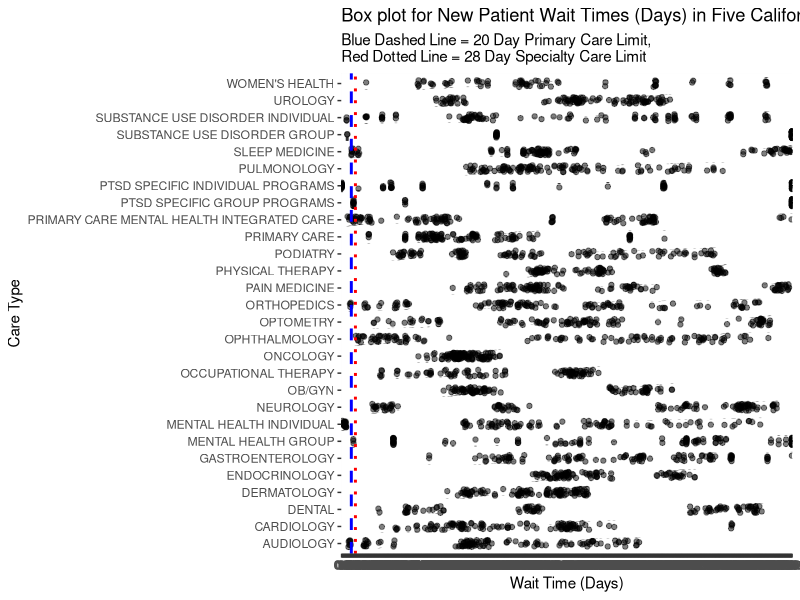
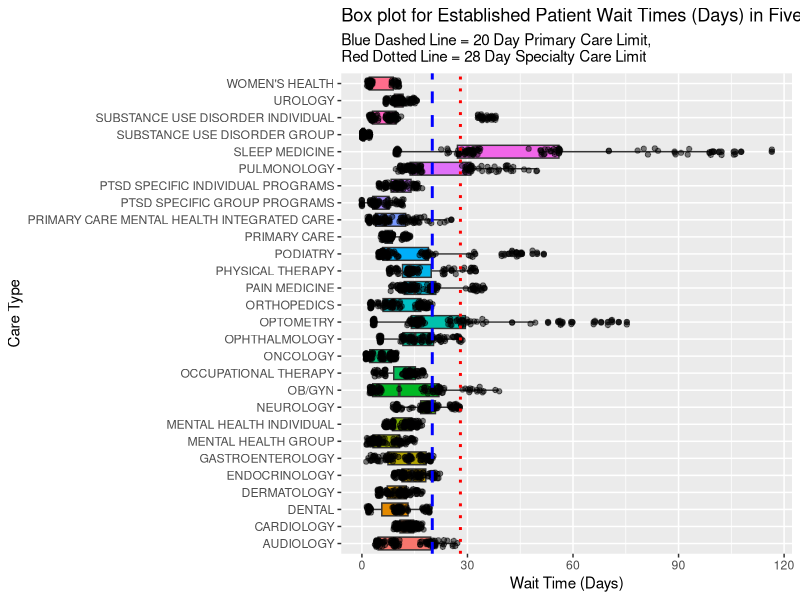
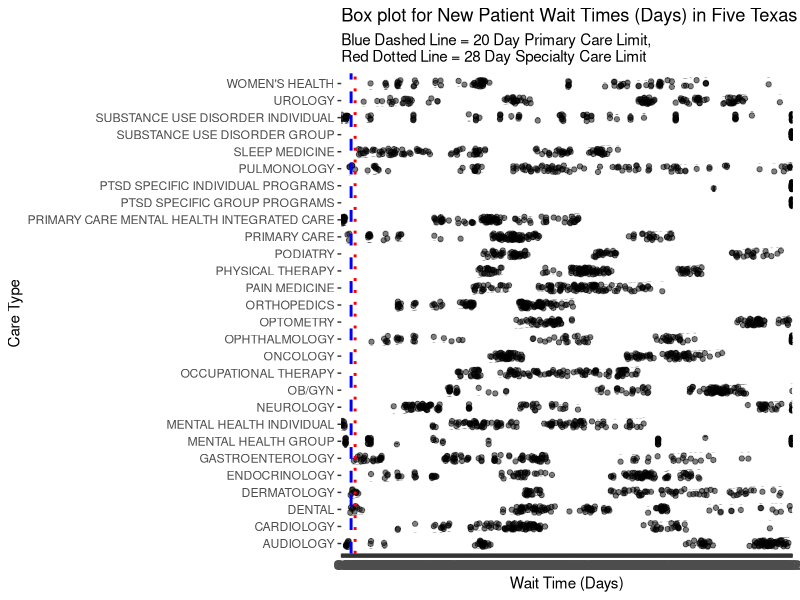
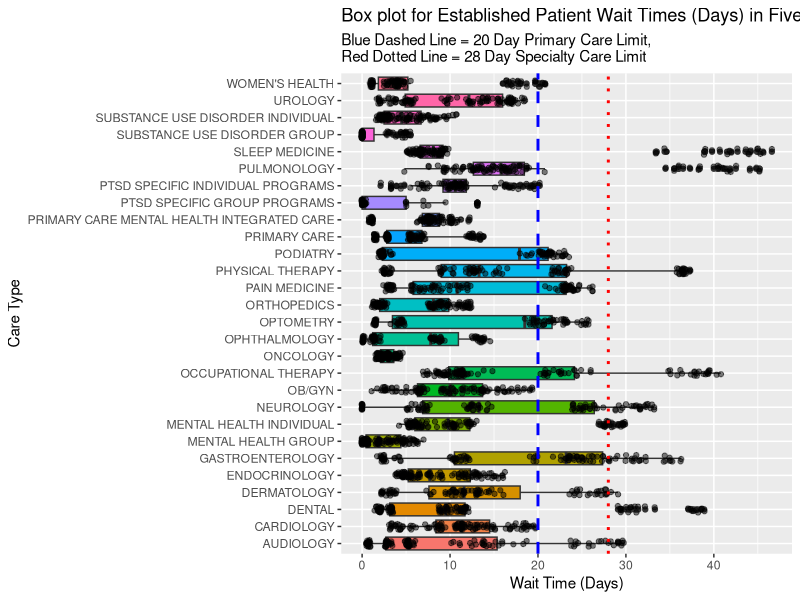
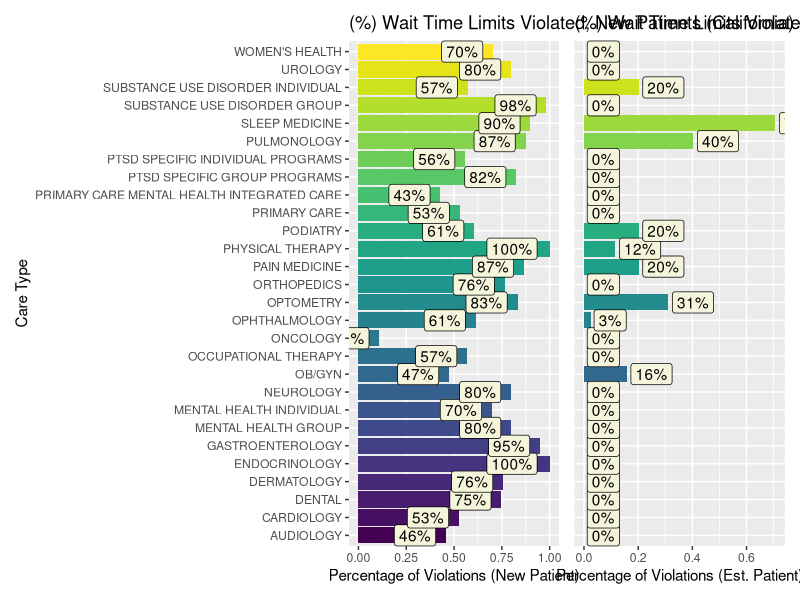
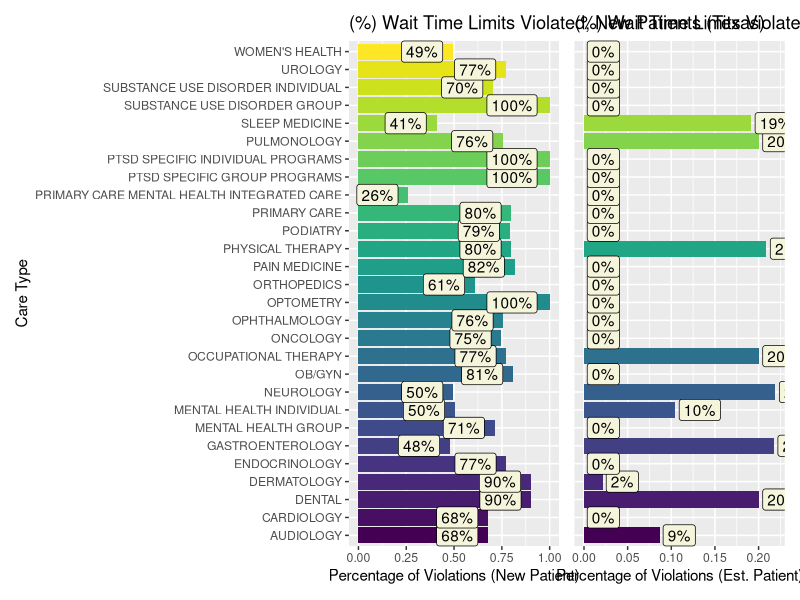

These charts were generated, in order, by the following R code: (Note: this script raises an error after producing the figures.)
### SYSEN 5300: Six Sigma Project Preliminary Results
### OC 7 - Six Sigma Warriors
# Brandy Kinnunen, Juan Rodriguez, Michael Fizdale

# This is a version 1 code to help me wrap my mind around the data and see
# where we might be able to go from here... So, if it seems all over the place,
# that's because it is. Just trying different things to see what makes the most
# sense and see what is possible.

library(ggplot2)
library(readr)
library(tidyverse)
#install.packages("patchwork")
#install.packages("gtable")
library(patchwork)
library(viridis)
library(glue)

## Read the datasets
ca_data = read_csv("01_ca_wait_time.csv")
tx_data = read_csv("03_tx_wait_time.csv")
pop_data = read_csv("05_vet_pop_5_counties_each_state.csv")

### NOTE: "NA" values do exist in the datasets. So, whenever we go to run statistics calcs,
# we'll need to include "na.rm = TRUE" to ensure those cell values are passed over. 
# DO NOT use "na.omit()"! This will remove any row that contains an NA value. So, using this
# would cause us to remove other valuable data.

## Create summary tables to get a rough overview of the mean, sd, min, max statistics
ca_summary <- ca_data %>% 
  group_by(type) %>% 
  select(type, wait_new, wait_established) %>%
  summarize(
    u_new = mean(wait_new, na.rm = TRUE),
    sd_new = sd(wait_new, na.rm = TRUE),
    max_new = max(wait_new, na.rm = TRUE),
    min_new = min(wait_new, na.rm = TRUE),
    
    u_est = mean(wait_established, na.rm = TRUE),
    sd_est = sd(wait_established, na.rm = TRUE),
    max_est = max(wait_established, na.rm = TRUE),
    min_est = min(wait_established, na.rm = TRUE)
  )

tx_summary <- tx_data %>% 
  group_by(type) %>% 
  select(type, wait_new, wait_established) %>%
  summarize(
    u_new = mean(wait_new, na.rm = TRUE),
    sd_new = sd(wait_new, na.rm = TRUE),
    max_new = max(wait_new, na.rm = TRUE),
    min_new = min(wait_new, na.rm = TRUE),
    
    u_est = mean(wait_established, na.rm = TRUE),
    sd_est = sd(wait_established, na.rm = TRUE),
    max_est = max(wait_established),
    min_est = min(wait_established, na.rm = TRUE)
  )

###### Box Plots to Visualize Data
## CA new patients
ca_box_new <- ggplot(data = ca_data, mapping = aes(x=type, y=wait_new, fill = type))+
  geom_boxplot() +  
  geom_jitter(width= 0.2, alpha = 0.5)+
  
  # Plot Primary Care 20 day limit
  geom_hline(yintercept = 20, linetype = "dashed", color = "blue", linewidth = 1)+
  # Plot Specialty Care 28 day limit
  geom_hline(yintercept = 28, linetype = "dotted", color = "red", linewidth = 1)+
  
  coord_flip() +
  theme(legend.position = "none") +
  labs(title = "Box plot for New Patient Wait Times (Days) in Five California VA Clinics",
       subtitle = "Blue Dashed Line = 20 Day Primary Care Limit,
Red Dotted Line = 28 Day Specialty Care Limit",
       y = "Wait Time (Days)",
       x = "Care Type"
       )
ca_box_new

## CA established patients
ca_box_est <- ggplot(data = ca_data, mapping = aes(x=type, y=wait_established, fill = type))+
  geom_boxplot() +  
  geom_jitter(width= 0.2, alpha = 0.5)+
  
  # Plot Primary Care 20 day limit
  geom_hline(yintercept = 20, linetype = "dashed", color = "blue", linewidth = 1)+
  # Plot Specialty Care 28 day limit
  geom_hline(yintercept = 28, linetype = "dotted", color = "red", linewidth = 1)+
  
  coord_flip() +
  theme(legend.position = "none") +
  labs(title = "Box plot for Established Patient Wait Times (Days) in Five California VA Clinics",
       subtitle = "Blue Dashed Line = 20 Day Primary Care Limit,
Red Dotted Line = 28 Day Specialty Care Limit",
       y = "Wait Time (Days)",
       x = "Care Type"
  )
ca_box_est

####

## TX new patients
tx_box_new <- ggplot(data = tx_data, mapping = aes(x=type, y=wait_new, fill = type))+
  geom_boxplot() +  
  geom_jitter(width= 0.2, alpha = 0.5)+
  
  # Plot Primary Care 20 day limit
  geom_hline(yintercept = 20, linetype = "dashed", color = "blue", linewidth = 1)+
  # Plot Specialty Care 28 day limit
  geom_hline(yintercept = 28, linetype = "dotted", color = "red", linewidth = 1)+
  
  coord_flip() +
  theme(legend.position = "none") +
  labs(title = "Box plot for New Patient Wait Times (Days) in Five Texas VA Clinics",
       subtitle = "Blue Dashed Line = 20 Day Primary Care Limit,
Red Dotted Line = 28 Day Specialty Care Limit",
       y = "Wait Time (Days)",
       x = "Care Type"
  )
tx_box_new

## TX established patients
tx_box_est <- ggplot(data = tx_data, mapping = aes(x=type, y=wait_established, fill = type))+
  geom_boxplot() +  
  geom_jitter(width= 0.2, alpha = 0.5)+
  
  # Plot Primary Care 20 day limit
  geom_hline(yintercept = 20, linetype = "dashed", color = "blue", linewidth = 1)+
  # Plot Specialty Care 28 day limit
  geom_hline(yintercept = 28, linetype = "dotted", color = "red", linewidth = 1)+
  
  coord_flip() +
  theme(legend.position = "none") +
  labs(title = "Box plot for Established Patient Wait Times (Days) in Five Texas VA Clinics",
       subtitle = "Blue Dashed Line = 20 Day Primary Care Limit,
Red Dotted Line = 28 Day Specialty Care Limit",
       y = "Wait Time (Days)",
       x = "Care Type"
  )
tx_box_est

###### How many times were the Wait Time limits violated for each care type?
###### Are there correlations between new and established patients? CA and TX?

pri_lim = 20   # days (primary care limit)
spec_lim = 28  # days (specialty care limit)

ca_lim_violations <- ca_data %>%
  select(type, wait_new, wait_established) %>%
  mutate(
    # Define limit based on type of care
    lim = case_when(type == "PRIMARY CARE" ~ pri_lim,
                    TRUE ~ spec_lim),
    violate_new = wait_new > lim,
    violate_est = wait_established > lim
  ) %>%
  group_by(type) %>%
  summarize(
    # Create column for limit in days
      lim = unique(lim)[1],
    # Create column for number total data points, number violations, and percentage for new patients
      n_new = sum(!is.na(wait_new)),
      n_violate_new = sum(violate_new, na.rm = TRUE),
      percent_violate_new = (n_violate_new/n_new),
    
    # Create column for number total data points, number violations, and percentage for established patients
      n_est = sum(!is.na(wait_established)),
      n_violate_est = sum(violate_est, na.rm = TRUE), 
      percent_violate_est = (n_violate_est / n_est),
      .groups = "drop"
  )

# Create bar plot to show the percentage of violations for new patients
ca_new_violate <- ggplot(data = ca_lim_violations, mapping = aes(x = type, y = percent_violate_new, fill = type)) +
  geom_col() +
  coord_flip()+
  theme(legend.position = "none")+
  scale_fill_viridis_d() +
  labs(title = "(%) Wait Time Limits Violated, New Patients (California)",
       x = "Care Type",
       y = "Percentage of Violations (New Patient)")+
  geom_label(aes(label = scales::percent(percent_violate_new, accuracy = 1)), fill = "beige",hjust = 1.25)

# Create bar plot to show the percentage of violations for established patients
ca_est_violate <- ggplot(data = ca_lim_violations, mapping = aes(x = type, y = percent_violate_est, fill = type)) +
  geom_col() +
  coord_flip() +
  theme(legend.position = "none")+
  scale_fill_viridis_d() +
  labs(title = "(%) Wait Time Limits Violated, Established Patients (California)",
       x = "Care Type",
       y = "Percentage of Violations (Est. Patient)")+
  geom_label(aes(label = scales::percent(percent_violate_est, accuracy = 1)), fill = "beige",hjust =-0.1)

# Use patchwork library to plot both bar plots side-by-side, combining the vertical axis
ca_new_violate + ca_est_violate + plot_layout(axes = "collect")

##### For Texas

tx_lim_violations <- tx_data %>%
  select(type, wait_new, wait_established) %>%
  mutate(
    # Define limit based on type of care
    lim = case_when(type == "PRIMARY CARE" ~ pri_lim,
                    TRUE ~ spec_lim),
    violate_new = wait_new > lim,
    violate_est = wait_established > lim
  ) %>%
  group_by(type) %>%
  summarize(
    # Create column for limit in days
    lim = unique(lim)[1],
    # Create column for number total data points, number violations, and percentage for new patients
    n_new = sum(!is.na(wait_new)),
    n_violate_new = sum(violate_new, na.rm = TRUE),
    percent_violate_new = (n_violate_new/n_new),
    
    # Create column for number total data points, number violations, and percentage for established patients
    n_est = sum(!is.na(wait_established)),
    n_violate_est = sum(violate_est, na.rm = TRUE), 
    percent_violate_est = (n_violate_est / n_est),
    .groups = "drop"
  )

# Create bar plot to show the percentage of violations for new patients
tx_new_violate <- ggplot(data = tx_lim_violations, mapping = aes(x = type, y = percent_violate_new, fill = type)) +
  geom_col() +
  coord_flip()+
  theme(legend.position = "none")+
  scale_fill_viridis_d() +
  labs(title = "(%) Wait Time Limits Violated, New Patients (Texas)",
       x = "Care Type",
       y = "Percentage of Violations (New Patient)")+
  geom_label(aes(label = scales::percent(percent_violate_new, accuracy = 1)), fill = "beige",hjust = 1.25)

# Create bar plot to show the percentage of violations for established patients
tx_est_violate <- ggplot(data = tx_lim_violations, mapping = aes(x = type, y = percent_violate_est, fill = type)) +
  geom_col() +
  coord_flip() +
  theme(legend.position = "none")+
  scale_fill_viridis_d() +
  labs(title = "(%) Wait Time Limits Violated, Established Patients (Texas)",
       x = "Care Type",
       y = "Percentage of Violations (Est. Patient)")+
  geom_label(aes(label = scales::percent(percent_violate_est, accuracy = 1)), fill = "beige",hjust =-0.1)

# Use patchwork library to plot both bar plots side-by-side, combining the vertical axis
tx_new_violate + tx_est_violate + plot_layout(axes = "collect")



######## Utilize Statistical Process Control functions to visualize the raw data???
#### Calculate the overall statistics for the California Data

# For Sleep Medicine:
ca_sleep <- ca_data %>%
  filter(type == "SLEEP MEDICINE") %>%
  group_by(date) %>%
  mutate(
    # Calculate mean wait time for new patients
    x_bar_new = mean(wait_new),
    # Calculate std deviation for new patient wait time
    sd_new = sd(wait_new), 
    # Calculate range for new patient wait time
    range_new = max(wait_new) - min(wait_new),
    # Calculate type size (i.e. number of samples)
    group_size_new = n(),
    
    # Calculate mean wait time for established patients
    x_bar_est = mean(wait_established),
    # Calculate std deviation for established patient wait time
    sd_est = sd(wait_established), 
    # Calculate range for established patient wait time
    range_est = max(wait_established) - min(wait_established),
    # Calculate type size (i.e. number of samples)
    group_size_est = n()
  )

ca_sleep_tot <-ca_sleep %>%
  ungroup() %>%
  mutate(
    ## Add columns for the new patient data
    # Calculate the mean of the mean
    x_bbar_new = mean(x_bar_new),
    # Calculate the mean of the ranges
    range_bar_new = mean(range_new),
    # Calculate the mean of the std deviation
    sd_bar_new = mean(sd_new),
    # Calculate sigma short and sigma total for the sample
    sigma_s_new = sqrt(mean(sd_new^2)),
    sigma_t_new = sd(ca_data %>% filter(type == "SLEEP MEDICINE") %>% pull(wait_new), na.rm = TRUE),
    
    # Calculate standard error for each clinic
    se_new = sigma_s_new/sqrt(group_size_new),
    
    upper_cl_new = x_bbar_new + 3*se_new,
    lower_cl_new = x_bbar_new - 3*se_new,
 
    ## Add columns for the established patient data
    # Calculate the mean of the mean
    x_bbar_est = mean(x_bar_est),
    # Calculate the mean of the ranges
    range_bar_est = mean(range_est),
    # Calculate the mean of the std deviation
    sd_bar_est = mean(sd_est),
    # Calculate sigma short and sigma total for the sample
    sigma_s_est = sqrt(mean(sd_est^2)),
    sigma_t_est = sd(ca_data %>% filter(type == "SLEEP MEDICINE") %>% pull(wait_established), na.rm = TRUE),
    
    # Calculate standard error for each clinic
    se_est = sigma_s_est/sqrt(group_size_est),
    
    upper_cl_est = x_bbar_est + 3*se_est,
    lower_cl_est = x_bbar_est - 3*se_est,   
    
  )

# Average Plot
# Create a data frame that defines plot labels

labels_new = ca_sleep_tot %>%
  group_by(date) %>%
  reframe(
    date = max(date),
    type = c("x_bbar", "Upper", "Lower"),
    name = c("Mean", "+3 S", "-3 S"),
    value = c(unique(x_bbar_new), unique(upper_cl_new), unique(lower_cl_new)),
    value = round(value, 2),
    text = paste(name, value, sep = " = "))

avg_plot_new <- ca_sleep_tot %>%
  ggplot(mapping = aes(x = date, y = x_bar_new))+
  geom_hline(mapping = aes(yintercept = unique(x_bbar_new)), color = "magenta4", linewidth = 1) +
  geom_ribbon(mapping = aes(ymin = lower_cl_new, ymax = upper_cl_new), fill = "tan", alpha = 0.2)+
  geom_line(linewidth = 1) +
  geom_point(size = 3) +
  geom_hline(mapping = aes(yintercept = spec_lim), color = "red3", linewidth = 0.5, linetype = "dashed") +
 
  # Plot labels
  # Commented the labels out because they were covering too much of the chart...
  #geom_label(data = labels_new, mapping = aes(x = date, y = value, label = text), hjust = 1)+
  labs(x = "Date",
       y = "Average Wait Time (days)",
       title = "Average Chart for Sleep Medicine Wait Time with 3-Sigma Control Limits",
       subtitle = "Data grouped by time for all five California VA clinics. Red Dashed line is 28 Day Wait Time limit.")

avg_plot_new

############  What if we started by plotting the wait times for each day, for each of the top 5 care types
###### for each clinic. Then we can determine how many of those fell outside our control limits.
###### The Cpk/Cp or Ppk/Pp values could then be calculated for each clinic and care type.
###### Comparisons can then be evaluated as to whether wait time violations were due to common or special
###### causes (SPC Tests); as well as what differences there may be between clinics to cause some to
###### have shorter or longer wait times. This could help us identify those factors involved.

########### The next step will be to determine how we can make this useful to the VA. Will we build a
###### dashboard that the VA clinic directors can use to evaluate performance and proactively address
###### issues? Or will we use it to rather highlight areas for targeted improvement? - (e.g. why does sleep
###### medicine have wait times up to a year, but Audiology around a month? Why does it take so long for
###### a new patient to get an appointment vs. an existing patient?)

#### Starting with CA, let's plot sleep medicine data for each clinic

ca_sleep_tot$date <- as.Date(ca_sleep_tot$date, format = "%m/%d/%Y")
ca_sleep_tot <- ca_sleep_tot %>% arrange(date)

ca_sleep_plot <-ggplot(data = ca_sleep_tot, mapping = aes(x = date, y = wait_new))+
  geom_point(aes(color = clinic), size = 2, alpha = 0.75)+
  geom_hline(mapping = aes(yintercept = spec_lim), color = "magenta4", linewidth = 0.5, linetype = "dashed") +
  scale_color_viridis_d(option = "turbo") +
  labs(title = "Sleep Medicine Appointment Wait Time Data for New Patients at Five California VA Clinics (2025)",
       subtitle = "Dashed line represents 28 day wait time limit",
       x = "Date",
       y = "Wait Time (days) [New Patient]")+
  theme(axis.text.x = element_text(angle = 45, hjust = 1))+
  scale_x_date(date_labels = "%b %d", date_breaks = "1 day")
ca_sleep_plot


### Okay, proof of concept working (sort of?) let's create function that will do this
# so we can start applying this to other care types and to Texas.

#' @name calc_tot_stat
#' @title Calculate Total Statistics for Wait Time Data
#' @parak data [data frame] is the data frame which will be input to the function
#' @param x [numeric] vector of subgroup values (usually time) that data frame will be grouped by.
#' @param filter_col [string] is the column name within which the filtering will occur (e.g. "type")
#' @param filter_val [string] is the value by which the filtering is desired (e.g. "AUDIOLOGY")

calc_tot_stat = function(data, x, filter_col, filter_val){
  
  # Calculate the initial statistics table
  stats_i <- data %>%
    filter( {{filter_col}} == filter_val) %>%
    group_by( {{ x }}) %>%
    mutate(
      # Calculate mean wait time for new patients
      x_bar_new = mean(wait_new),
      # Calculate std deviation for new patient wait time
      sd_new = sd(wait_new), 
      # Calculate range for new patient wait time
      range_new = max(wait_new) - min(wait_new),
      # Calculate type size (i.e. number of samples)
      group_size_new = n(),
      
      # Calculate mean wait time for established patients
      x_bar_est = mean(wait_established),
      # Calculate std deviation for established patient wait time
      sd_est = sd(wait_established), 
      # Calculate range for established patient wait time
      range_est = max(wait_established) - min(wait_established),
      # Calculate type size (i.e. number of samples)
      group_size_est = n()
    )
  
  # Put together the final total statistics
  output <- stats_i %>%
    ungroup() %>%
    mutate(
      ## Add columns for the new patient data
      # Calculate the mean of the mean
      x_bbar_new = mean(x_bar_new),
      # Calculate the mean of the ranges
      range_bar_new = mean(range_new),
      # Calculate the mean of the std deviation
      sd_bar_new = mean(sd_new),
      # Calculate sigma short and sigma total for the sample
      sigma_s_new = sqrt(mean(sd_new^2)),
      sigma_t_new = sd(data %>% filter({{ filter_col }} == filter_val) %>% pull(wait_new), na.rm = TRUE),
      
      # Calculate standard error for each clinic
      se_new = sigma_s_new/sqrt(group_size_new),
      
      upper_cl_new = x_bbar_new + 3*se_new,
      lower_cl_new = x_bbar_new - 3*se_new,
      
      ## Add columns for the established patient data
      # Calculate the mean of the mean
      x_bbar_est = mean(x_bar_est),
      # Calculate the mean of the ranges
      range_bar_est = mean(range_est),
      # Calculate the mean of the std deviation
      sd_bar_est = mean(sd_est),
      # Calculate sigma short and sigma total for the sample
      sigma_s_est = sqrt(mean(sd_est^2)),
      sigma_t_est = sd(data %>% filter({{ filter_col }} == filter_val) %>% pull(wait_established), na.rm = TRUE),
      
      # Calculate standard error for each clinic
      se_est = sigma_s_est/sqrt(group_size_est),
      
      upper_cl_est = x_bbar_est + 3*se_est,
      lower_cl_est = x_bbar_est - 3*se_est,   
    )
  
  return(output)
}

#### Let's see how the function works!

tx_sleep_tot <- calc_tot_stat(data = tx_data, x = date, filter_col = type, filter_val = "SLEEP MEDICINE")
tx_sleep_tot

## So far so good, now let's try the plots...


#' @name data_plotter
#' @title Plot of Wait Time data over Dates
#' @param data [data frame] is the data to be plotted
#' @param x [numeric] vector of subgroup values that will be on the x-axis (e.g. date).
#' @param y [numeric] vector of metric values that will be plotted on the y-axis (e.g. wait_new).
#' @param lim [numeric] wait time limit value in days (e.g. 20) 
#' @param care_type [string] is the type of care being evaluated (e.g "AUDIOLOGY")
#' @param state [string] is the state for which the clinic data belongs (e.g. "California")
#' @param patient_type [string] is either "New" or "Established"

data_plotter = function(data, x, y, lim, care_type, state, patient_type){
  
  data$date <- as.Date(data$date, format = "%m/%d/%Y")
  data <- data %>% arrange(date)
  
  data <- data %>% filter(type == care_type)
  
  output <-ggplot(data = data, mapping = aes(x = {{ x }}, y = {{ y }}))+
    geom_point(aes(color = clinic), size = 2, alpha = 0.75)+
    geom_hline(mapping = aes(yintercept = lim), color = "magenta4", linewidth = 0.5, linetype = "dashed") +
    scale_color_viridis_d(option = "turbo") +
    labs(title = glue("{care_type} Appointment Wait Time Data for {patient_type} Patients at Five {state} VA Clinics (2025)"),
         subtitle = glue("Dashed line represents { lim } day Wait Time Limit"),
         x = "Date",
         y = "Wait Time (days)")+
    theme(axis.text.x = element_text(angle = 45, hjust = 1))+
    scale_x_date(date_labels = "%b %d", date_breaks = "1 day")
  
  return(output)
}

### Test Test Test ###
data_plotter(data = tx_data, x = date, y = wait_new, lim = 28, 
             care_type = "AUDIOLOGY", state = "Texas", patient_type = "New" )


data_plotter(data = tx_data, x = date, y = wait_established, lim = 28, 
             care_type = "NEUROLOGY", state = "Texas", patient_type = "Established" )

data_plotter(data = ca_data, x = date, y = wait_established, lim = 28, 
             care_type = "NEUROLOGY", state = "California", patient_type = "Established" )










 
### Function for the Average Plot
### Am I doing this right????????????????????????????

avg_plotter_new = function(data, x, y, filter_col, filter_val){
  
  # Create a data frame that defines plot labels
  labels_new = tot_data %>%
    group_by( {{ x }}) %>%
    reframe(
      x_axis = max( {{ x }}),
      type = c("x_bbar", "Upper", "Lower"),
      name = c("Mean", "+3 S", "-3 S"),
      value = c(unique(x_bbar_new), unique(upper_cl_new), unique(lower_cl_new)),
      value = round(value, 2),
      text = paste(name, value, sep = " = "))
  
  avg_plot_new <- tot_data %>%
    ggplot(mapping = aes(x = {{ x }}, y = x_bar_new))+
    geom_hline(mapping = aes(yintercept = unique(x_bbar_new)), color = "magenta4", linewidth = 1) +
    geom_ribbon(mapping = aes(ymin = lower_cl_new, ymax = upper_cl_new), fill = "tan", alpha = 0.2)+
    geom_line(linewidth = 1) +
    geom_point(size = 3) +
    geom_hline(mapping = aes(yintercept = spec_lim), color = "red3", linewidth = 0.5, linetype = "dashed") +
    
    # Plot labels
    # Commented the labels out because they were covering too much of the chart...
    #geom_label(data = labels_new, mapping = aes(x = date, y = value, label = text), hjust = 1)+
    labs(x = "Date",
         y = "Average Wait Time (days)",
         title = "Average Chart for Sleep Medicine Wait Time with 3-Sigma Control Limits",
         subtitle = "Data grouped by time for all five California VA clinics. Red Dashed line is 28 Day Wait Time limit.")
  
  avg_plot_new
}

